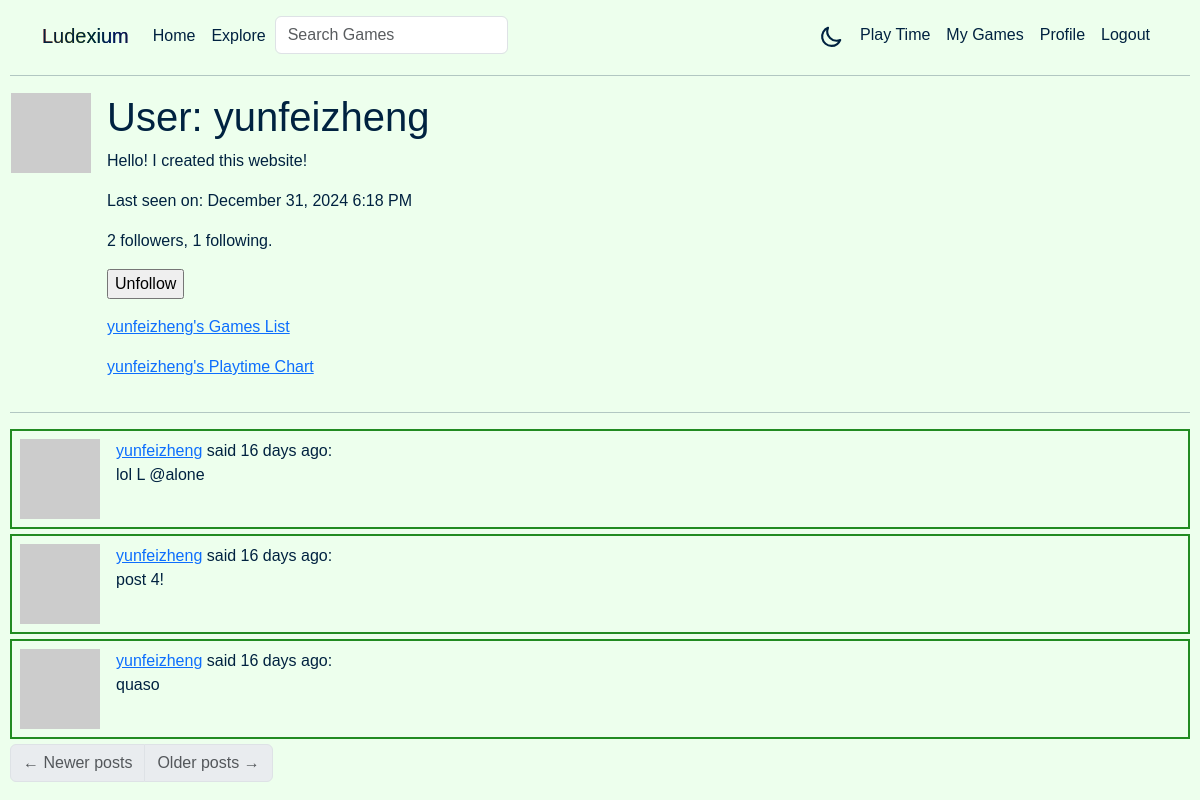
Page /user/yunfeizheng (signed in) on the committed database.
### app/models.py (models this page shows, shortened)
class User(UserMixin, db.Model):
    id: so.Mapped[int] = so.mapped_column(primary_key=True)
    username: so.Mapped[str] = so.mapped_column(sa.String(64), index=True, unique=True)
    email: so.Mapped[str] = so.mapped_column(sa.String(120), index=True, unique=True)
    password_hash: so.Mapped[Optional[str]] = so.mapped_column(sa.String(256))
    about_me: so.Mapped[Optional[str]] = so.mapped_column(sa.String(140))
    last_seen: so.Mapped[Optional[datetime]] = so.mapped_column(default=lambda: datetime.now(timezone.utc))
    played_games: so.WriteOnlyMapped[Play] = so.relationship('Play', back_populates='user', lazy='dynamic')
    posts: so.WriteOnlyMapped['Post'] = so.relationship(back_populates='author')
    following: so.WriteOnlyMapped['User'] = so.relationship(
        secondary=followers, primaryjoin=(followers.c.follower_id == id),
        secondaryjoin=(followers.c.followed_id == id),
        back_populates='followers')
    followers: so.WriteOnlyMapped['User'] = so.relationship(
        secondary=followers, primaryjoin=(followers.c.followed_id == id),
        secondaryjoin=(followers.c.follower_id == id),
        back_populates='following')
    def avatar(self, size):
        digest = md5(self.email.lower().encode('utf-8')).hexdigest()
        return f'https://www.gravatar.com/avatar/{digest}?d=identicon&s={size}'
    def is_following(self, user):
        query = self.following.select().where(User.id == user.id)
        return db.session.scalar(query) is not None
    def followers_count(self):
        query = sa.select(sa.func.count()).select_from(
            self.followers.select().subquery())
        return db.session.scalar(query)
    def following_count(self):
        query = sa.select(sa.func.count()).select_from(
            self.following.select().subquery())
        return db.session.scalar(query)

class Post(db.Model):
    id: so.Mapped[int] = so.mapped_column(primary_key=True)
    body: so.Mapped[str] = so.mapped_column(sa.String(140))
    timestamp: so.Mapped[datetime] = so.mapped_column(index=True, default=lambda: datetime.now(timezone.utc))
    user_id: so.Mapped[int] = so.mapped_column(sa.ForeignKey(User.id), index=True)
    author: so.Mapped[User] = so.relationship(back_populates='posts')

### app/routes.py (the view)
@app.route('/user/<username>')
@login_required
def user(username):
    user = db.first_or_404(sa.select(User).where(User.username == username))
    page = request.args.get('page', 1, type=int)
    query = user.posts.select().order_by(Post.timestamp.desc())
    posts = db.paginate(query, page=page,
                        per_page=app.config['POSTS_PER_PAGE'],
                        error_out=False)
    next_url = url_for('user', username=user.username, page=posts.next_num) if posts.has_next else None
    prev_url = url_for('user', username=user.username, page=posts.prev_num) if posts.has_prev else None
    form = EmptyForm()
    return render_template('user.html', title=f'{user.username} on Ludexium', user=user, posts=posts.items,
                           next_url=next_url, prev_url=prev_url, form=form)

### app/forms.py
class SearchForm(FlaskForm):
    q = StringField('Search Games', validators=[DataRequired()])
    def __init__(self, *args, **kwargs):
        if 'formdata' not in kwargs:
            kwargs['formdata'] = request.args
        if 'meta' not in kwargs:
            kwargs['meta'] = {'csrf': False}
        super(SearchForm, self).__init__(*args, **kwargs)

class EmptyForm(FlaskForm):
    submit = SubmitField('Submit')

### app/models.py (called while the page is built)
@login.user_loader
def load_user(id):
    return db.session.get(User, int(id))

### app/routes.py (called while the page is built)
@app.before_request
def before_request():
    if current_user.is_authenticated:
        current_user.last_seen = datetime.now(timezone.utc)
        g.search_form = SearchForm()
        db.session.commit()

### app/templates/user.html (shortened to what this page needs)
{% extends "base.html" %}
{% block content %}
    <table>
        <tr valign="top">
            <td><img src="{{ user.avatar(128) }}"></td>
            <td class="user-profile-info">
                <h1>User: {{ user.username }}</h1>
                {% if user.about_me %}<p>{{ user.about_me }}</p>{% endif %}
                {% if user.last_seen %}
                <p>Last seen on: {{ moment(user.last_seen).format('LLL') }}</p>
                {% endif %}
                <p>{{ user.followers_count() }} followers, {{ user.following_count() }} following.</p>
                {% if user == current_user %}
                <p><a href="{{ url_for('edit_profile') }}">Edit your profile</a></p>
                {% else %}
                <p>
                    <form action="{{ url_for('unfollow', username=user.username) }}" method="post">
                        {{ form.submit(value='Unfollow') }}
                    </form>
                </p>
                {% endif %}
                <p>
                    <a href="{{ url_for('my_games', username=user.username) }}">
                        {{ user.username }}'s Games List
                    </a>
                </p>
                <p>
                    <a href="{{ url_for('playtime', username=user.username) }}">
                        {{ user.username }}'s Playtime Chart
                    </a>
                </p>
            </td>
        </tr>
    </table>
    <hr>
    {% for post in posts %}
        {% include '_post.html' %}
    {% endfor %}
    <nav aria-label="Post navigation">
        <ul class="pagination">
            <li class="page-item{% if not prev_url %} disabled{% endif %}">
                <a class="page-link" href="{{ prev_url }}">
                    <span aria-hidden="true">&larr;</span> Newer posts
                </a>
            </li>
            <li class="page-item{% if not next_url %} disabled{% endif %}">
                <a class="page-link" href="{{ next_url }}">
                    Older posts <span aria-hidden="true">&rarr;</span>
                </a>
            </li>
        </ul>
    </nav>
{% endblock %}

### app/templates/_post.html
<div class="post-table">
<table class="table table-hover">
    <tr>
        <td width="70px">
            <a href="{{ url_for('user', username=post.author.username) }}">
                <img src="{{ post.author.avatar(70) }}" />
            </a>
        </td>
        <td>
            <a href="{{ url_for('user', username=post.author.username) }}">
                {{ post.author.username }}
            </a>
            said {{ moment(post.timestamp).fromNow() }}:
            <br>
            {{ post.body }}
        </td>
    </tr>
</table>
</div>

### app/static/style.css (style rules this page uses)
:root { --text-dark: #002240; --text-light: #ffffff; --background-color: #edffed; --hover-color: green; --border: 2px solid forestgreen; }
html { font-size: 10px; }
@media screen and (min-width: 60em) { html { font-size: 13px; } }
@media screen and (min-width: 75em) { html { font-size: 16px; } }
body { font-family: 'Lucida Sans', 'Lucida Sans Regular', 'Lucida Grande', 'Lucida Sans Unicode', Geneva, Verdana, sans-serif; color: var(--text-dark); background-color: var(--background-color); padding-left: 10px; padding-right: 10px; }
a { display: inline-block; }
.game-table table, .post-table table { border: var(--border); margin-top: 5px; margin-bottom: 5px; }
td { color: var(--text-dark) !important; background-color: var(--background-color) !important; }
.user-profile-info { padding-left: 15px; }

### rows in the picture
User: username "yunfeizheng", about_me "Hello! I created this website!", last_seen "December 31, 2024 6:18 PM"
Post: author.username "yunfeizheng", timestamp "16 days ago", body "lol L @alone"
Post: author.username "yunfeizheng", timestamp "16 days ago", body "post 4!"
Post: author.username "yunfeizheng", timestamp "16 days ago", body "quaso"

### other values in the picture
{{ user.followers_count() }} "2"
{{ user.following_count() }} "1"
